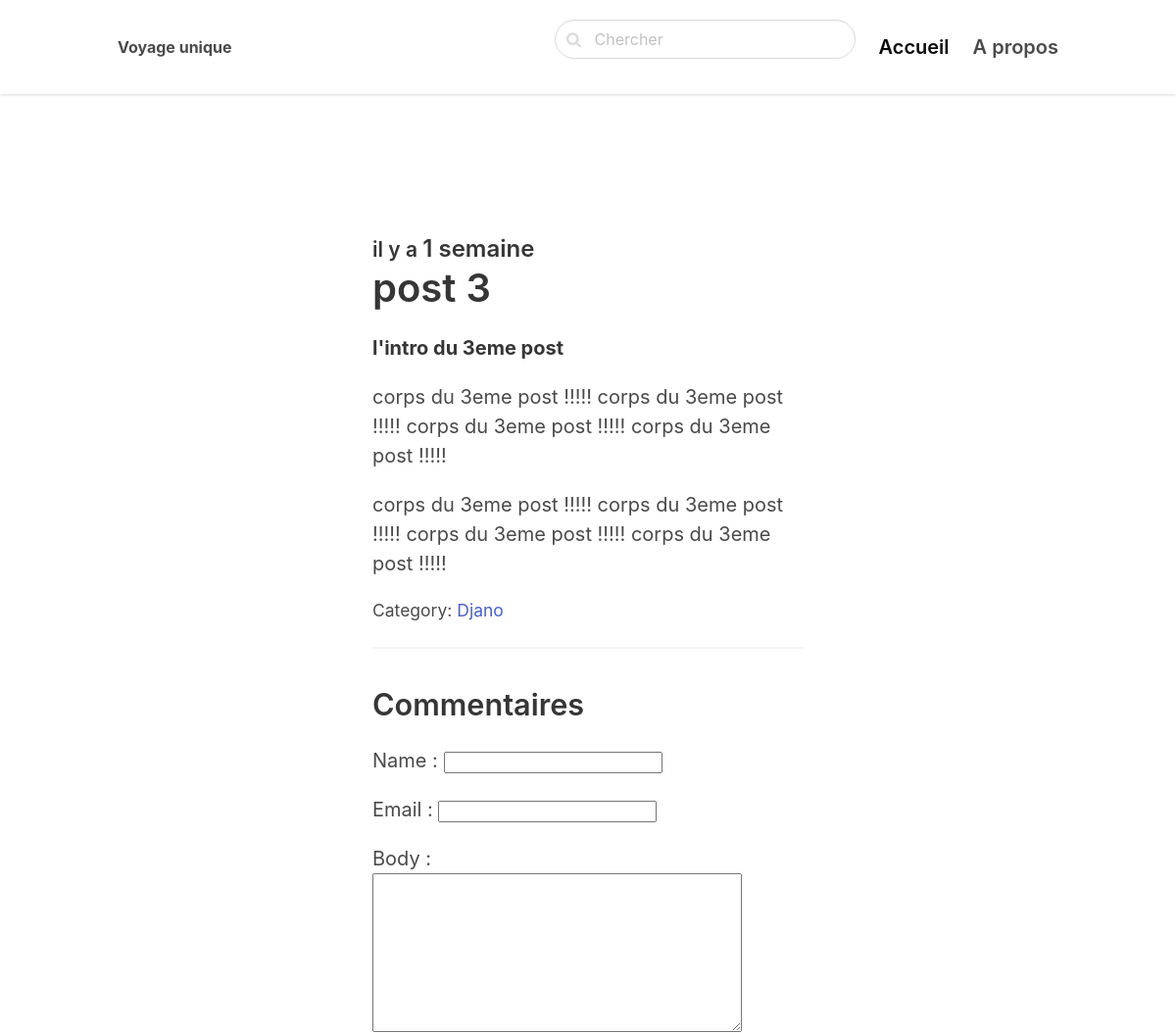
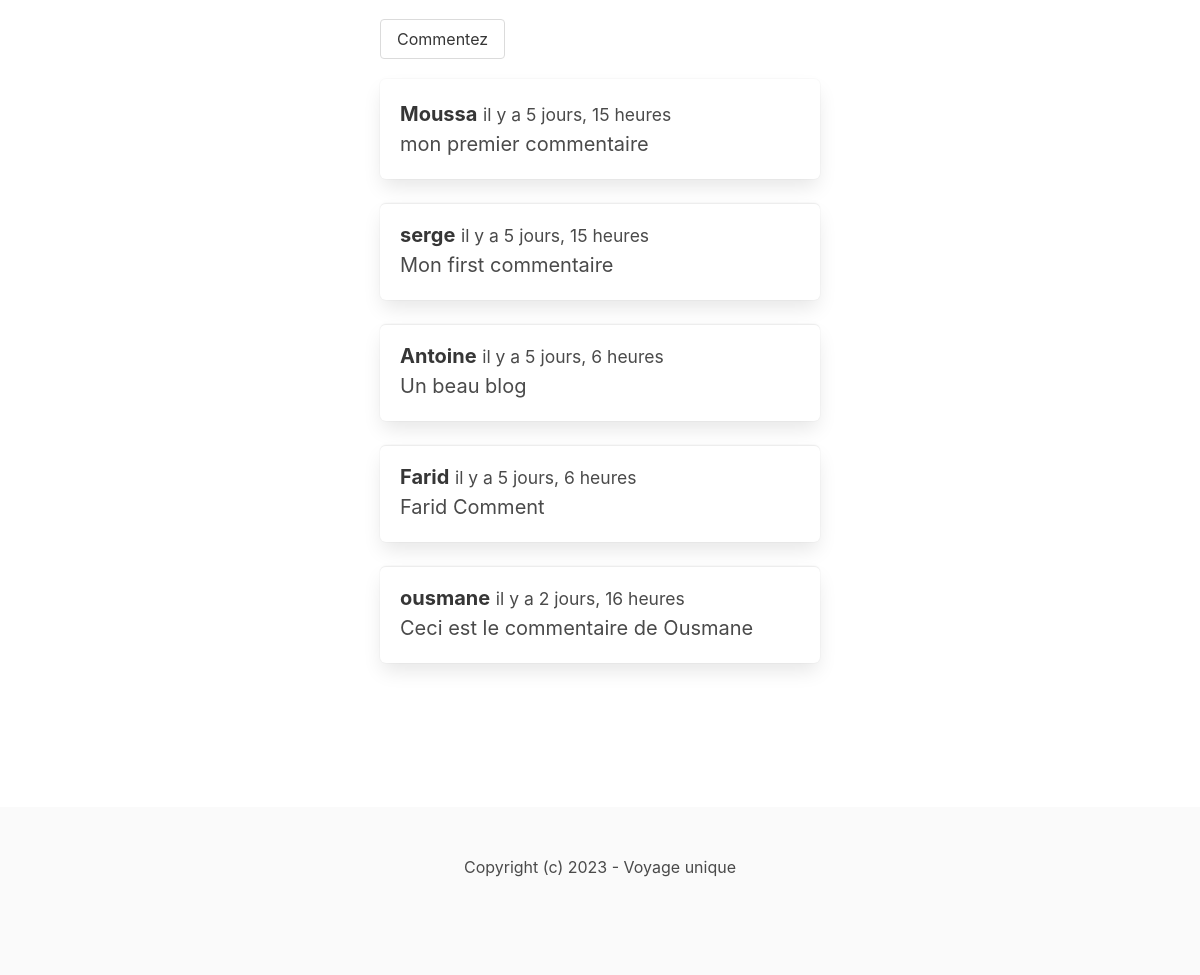
Page /djano/3emepost/ on the committed database (2 pictures, top to bottom).
### blog/models.py (models this page shows, shortened)
class Post(models.Model):
    ACTIVE='active'
    DRAFT='draft'
    CHOICES_STATUS= (
        (ACTIVE, "Actif"),
        (DRAFT, 'Inactif')
    )
    category= models.ForeignKey(Category, related_name='posts', on_delete=models.CASCADE)
    title=models.CharField(max_length=255)
    slug=models.SlugField()
    intro=models.TextField()
    body=models.TextField()
    created_at=models.DateTimeField(auto_now_add=True)
    status=models.CharField(max_length=10, choices=CHOICES_STATUS, default=ACTIVE)
    image=models.ImageField(upload_to='uploads/', blank=True, null=True)

class Category(models.Model):
    title = models.CharField(max_length=255)
    slug = models.SlugField()
    class Meta:
        ordering=('title',)
        verbose_name_plural='Categories'
    def __str__(self):
        return self.title

class Comment(models.Model):
    post=models.ForeignKey(Post,related_name='comments', on_delete=models.CASCADE)
    name=models.CharField(max_length=255)
    email = models.CharField(max_length=255)
    body=models.TextField()
    created_at= models.DateTimeField(auto_now_add=True)

### blog/views.py (the view)
# urls.py: path('<slug:category_slug>/<slug:slug>/', views.detail, name='post_detail'),
def detail(request, category_slug, slug):
    post = get_object_or_404(Post, slug=slug, status=Post.ACTIVE)
    if request.method == 'POST':
        form = CommentForm(request.POST)
        if form.is_valid():
            comment = form.save(commit=False)
            comment.post = post
            comment.save()
            return redirect('post_detail', category_slug=category_slug, slug=slug)
    else:
        form = CommentForm()
    return render(request, 'blog/detail.html', {'post': post, 'form': form})

### blog/forms.py
class CommentForm(forms.ModelForm):
    class Meta:
        model=Comment
        fields=('name', 'email', 'body')

### blog/templates/blog/detail.html (shortened to what this page needs)
{% extends 'page/base.html' %}
{% block content%}
    <section class="hero">
        <div class="hero-body">
            <div class="container">
                <section class="section">
                    <div class="columns">
                        <div class="column is-8 is-offset-2">
                            <div class="content is-medium">
                                <h2 class="subtitle is-4"><small> il y a </small>{{ post.created_at|timesince }} </h2>
                                <h1 class="title">{{post.title}}</h1>
                                <p> <strong>{{post.intro}}</strong></p>
                                <p> {{post.body}}</p>
                                <p>{{post.body}}</p>
                                <p> <small> Category: <a href="{% url 'category_detail' post.category.slug %}"> {{post.category}} </a></small></p>
                                <hr>
                                <h2 class="subtitle is_4"> <small>Commentaires </small></h2>
                                <form method="post">
                                    {{ form.as_p}}
                                    <div class="control">
                                        <button class="button is-succes">Commentez</button>
                                    </div>
                                </form>
                                {% for comment in post.comments.all%}
                                    <article class="media box">
                                        <div class="media-content">
                                            <strong>{{comment.name}}</strong> <small> il y a {{comment.created_at|timesince}}</small> <br>
                                            {{comment.body}}
                                        </div>
                                    </article>
                                {%endfor%}
                            </div>
                        </div>
                    </div>
                </section>
            </div>
        </div>
    </section>
{% endblock%}

### rows in the picture
Post: created_at "1 semaine", title "post 3", intro "l'intro du 3eme post", body "corps du 3eme post !!!!! corps du 3eme post !!!!! corps du 3eme post !!!!! corps du 3eme post !!!!!", category "Djano"
Comment: name "Moussa", created_at "5 jours, 15 heures", body "mon premier commentaire"
Comment: name "serge", created_at "5 jours, 15 heures", body "Mon first commentaire"
Comment: name "Antoine", created_at "5 jours, 6 heures", body "Un beau blog"
Comment: name "Farid", created_at "5 jours, 6 heures", body "Farid Comment"
Comment: name "ousmane", created_at "2 jours, 16 heures", body "Ceci est le commentaire de Ousmane"
